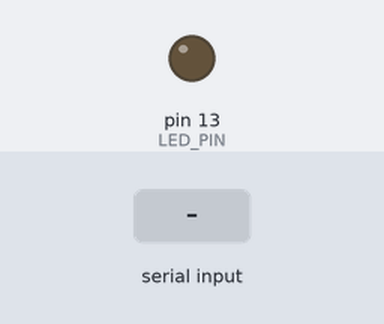
The program below on a simulated Arduino Mega 2560, built with avr-gcc and run on an emulated ATmega2560. Parts: output pins drawn as LEDs (lit = HIGH). Dashed ring = blinking. The inputs (shaded band) are chosen by the test bench. What the program prints to the serial monitor is not drawn.

Above: at 1.5 s.
1.6 s: "led blink\n" received over Serial
At 2.0 s:
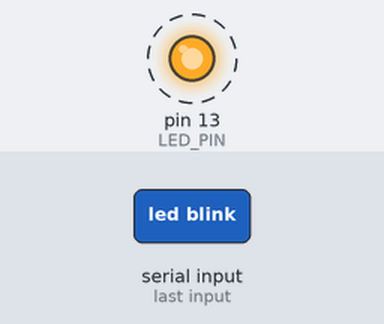
4.6 s: "led on\n" received over Serial
At 5.2 s:
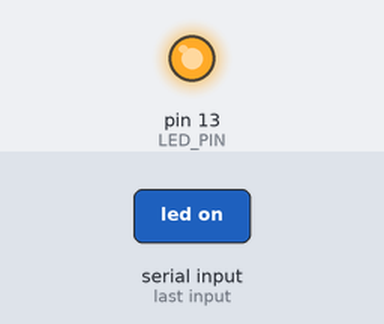
6.1 s: "led off\n" received over Serial
At 7.4 s:
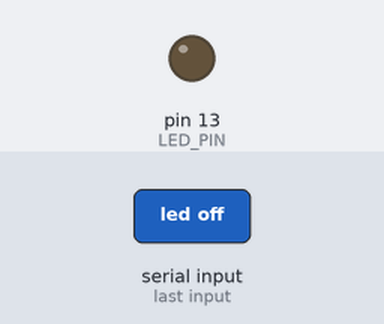
Timing chart, 0 to 9.1 s (numbered marks = the images above; inputs shaded):
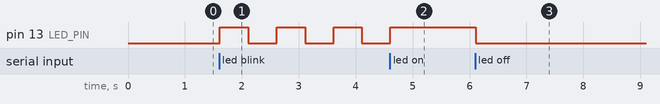

Measured:
- after the input at 1.6 s, pin 13 (LED_PIN): alternates HIGH for 0.50 s and LOW for 0.50 s, starting at once
- after the input at 4.6 s, pin 13 (LED_PIN): LOW → HIGH at once
- after the input at 6.1 s, pin 13 (LED_PIN): HIGH → LOW at once

The program:

main.cpp
```cpp
#include <Arduino.h>
#include <stdio.h>
#include <string.h>
#include <ctype.h>

#include "led.h"
#include "uart_stdio.h"

void setup() {
    Serial.begin(9600);       // UART speed
    initStdio();              // map STDIO ↔ UART
    ledInit();                // prepare LED peripheral

    // Initial banner + command menu via printf (STDIO)
    printf("\n=================================\n");
    printf(" LED Control System v1.0\n");
    printf("=================================\n");
    printf("System ready.\n\n");
    printf("Available commands:\n");
    printf(" - led on      : Turn LED on\n");
    printf(" - led off     : Turn LED off\n");
    printf(" - led toggle  : Toggle LED state\n");
    printf(" - led status  : Get LED status\n");
    printf(" - led blink   : Blink LED 3 times\n");
    printf(" - help        : Show this menu\n");
    printf("=================================\n\n");
    printf("> ");                // prompt for first command
}

void loop() {
    // IDLE → RECEIVING when data is available
    if (Serial.available() > 0) {
        char buffer[32];

        // Read one command line via STDIO
        if (fgets(buffer, sizeof(buffer), stdin) != NULL) {
            buffer[strcspn(buffer, "\r\n")] = 0; // strip newline

            // Normalize to lowercase for case‑insensitive comparison
            for (int i = 0; buffer[i]; i++) {
                buffer[i] = (char)tolower((unsigned char)buffer[i]);
            }

            // === Critical area: command parsing and execution ===
            if (strcmp(buffer, "led on") == 0) {
                ledOn();
                printf("[OK] LED turned ON\n");

            } else if (strcmp(buffer, "led off") == 0) {
                ledOff();
                printf("[OK] LED turned OFF\n");

            } else if (strcmp(buffer, "led toggle") == 0) {
                ledToggle();
                printf("[OK] LED toggled. Current state: %s\n",
                       ledGetState() ? "ON" : "OFF");

            } else if (strcmp(buffer, "led status") == 0) {
                printf("[INFO] LED is currently: %s\n",
                       ledGetState() ? "ON" : "OFF");

            } else if (strcmp(buffer, "led blink") == 0) {
                printf("Blinking LED 3 times...\n");
                ledBlink(3, 500);
                printf("[OK] Blink complete\n");

            } else if (strcmp(buffer, "help") == 0) {
                // Reprint help menu
                printf("\n=================================\n");
                printf(" LED Control System - Help\n");
                printf("=================================\n");
                printf("Available commands:\n");
                printf(" led on      - Turn LED on\n");
                printf(" led off     - Turn LED off\n");
                printf(" led toggle  - Toggle LED state\n");
                printf(" led status  - Get LED status\n");
                printf(" led blink   - Blink LED 3 times\n");
                printf(" help        - Show this menu\n");
                printf("=================================\n\n");

            } else if (strlen(buffer) > 0) {
                // Any other non‑empty text is treated as unknown command
                printf("[ERROR] Unknown command: '%s'\n", buffer);
                printf("[INFO] Type 'help' for available commands\n");
            }

            printf("> "); // prompt for next command
        }
    }
}
```

led.h
```cpp
#ifndef LED_H
#define LED_H

#include <Arduino.h>

// Must match the pin used in the electric schematic
#define LED_PIN 13

void ledInit();
void ledOn();
void ledOff();
void ledToggle();
bool ledGetState();
void ledBlink(int times, int delayMs);

#endif
```

uart_stdio.h
```cpp
#ifndef UART_STDIO_H
#define UART_STDIO_H

#include <stdio.h>
#include <Arduino.h>

// Binds stdin/stdout to UART so printf/fgets/scanf use Serial
void initStdio();

#endif
```

led.cpp
```cpp
#include "led.h"

// Logical state of the LED, used by toggle/status
static bool ledState = false;

void ledInit() {
    pinMode(LED_PIN, OUTPUT);   // configure LED pin as output
    digitalWrite(LED_PIN, LOW);
    ledState = false;
}

void ledOn() {
    digitalWrite(LED_PIN, HIGH);
    ledState = true;
}

void ledOff() {
    digitalWrite(LED_PIN, LOW);
    ledState = false;
}

void ledToggle() {
    // Toggle based on internal state
    if (ledState) {
        ledOff();
    } else {
        ledOn();
    }
}

bool ledGetState() {
    return ledState;            // expose state to serial interface
}

void ledBlink(int times, int delayMs) {
    for (int i = 0; i < times; i++) {
        ledOn();
        delay(delayMs);         // simple blocking delay for demo
        ledOff();
        delay(delayMs);
    }
}
```

uart_stdio.cpp
```cpp
#include "uart_stdio.h"
#include <stdio.h>
#include <Arduino.h>

// Output function used by printf
static int uart_putchar(char c, FILE *stream) {
    (void)stream;
    Serial.write(c);
    return 0;
}

// Input function used by fgets/scanf
static int uart_getchar(FILE *stream) {
    (void)stream;

    // busy-wait until a character arrives
    while (!Serial.available()) {
        // spin
    }

    int c = Serial.read();        // use int (required by libc prototypes)

    // echo everything except CR/LF
    if (c != '\r' && c != '\n') {
        Serial.write((char)c);
    }

    // return the character to scanf/fgets
    return c;
}

void initStdio() {
    static FILE uartout;
    static FILE uartin;

    // stdout → uart_putchar (printf)
    fdev_setup_stream(&uartout, uart_putchar, NULL, _FDEV_SETUP_WRITE);
    stdout = &uartout;

    // stdin → uart_getchar (fgets/scanf)
    fdev_setup_stream(&uartin, NULL, uart_getchar, _FDEV_SETUP_READ);
    stdin = &uartin;
}
```
